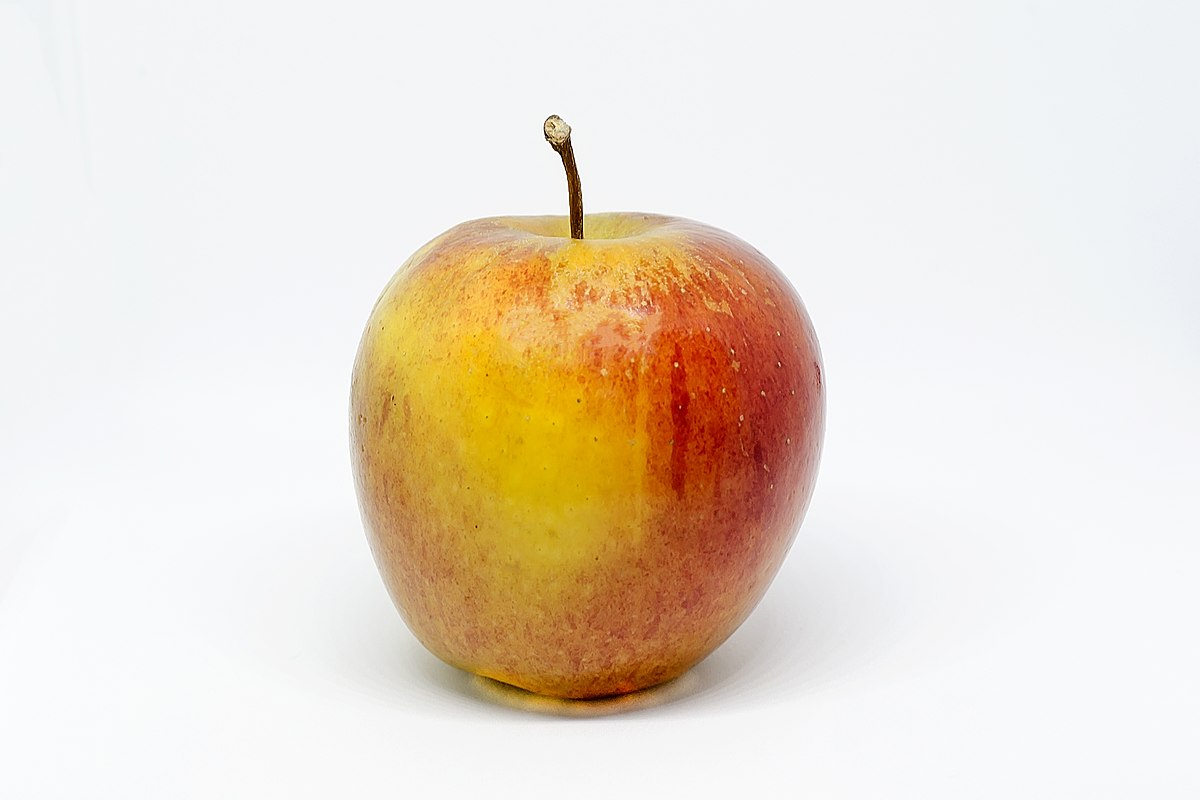
#> input picture Image Matching/images/apple.jpg, 1200 x 800 px, given in place of shape.png, which was not available
$ python Session5.py
#> lines starting #> are read from the running program, lines starting #| are printed output that depends on the picture; after the words box and inside, x2 and y2 are one past the last pixel; in counts of white or black regions, pixels touching at a corner belong together; pictures that were not available may be replaced by others from this repository, and a replacement may not be noted
# Corner Detection -> detecting corner
#1) Harris -> with subpix, without subpix
    # with subpix -> akurasi lebih tingga
#2) FAST -> Feature from segment test
#3) ORB -> Oriented fast and rotated brief

import cv2
import matplotlib.pyplot as plt
import numpy as np

#HARRIS -> cv2.cornerHarris(img(grayscale & float32),size neighborhood,kernel sobel, konstanta harris(0.04,0.06)"semakin besar konstanta, semakin kecil yg kedetect")

#1. load image
img = cv2.imread("shape.png")
#> img is the input picture: shape (800, 1200, 3); mean B, G, R 208, 222, 234
#cv2.imshow('image', img)
#cv2.waitKey(0)

#2. convert to greyscale dan float 32
img_gray = cv2.cvtColor(img, cv2.COLOR_BGR2GRAY)
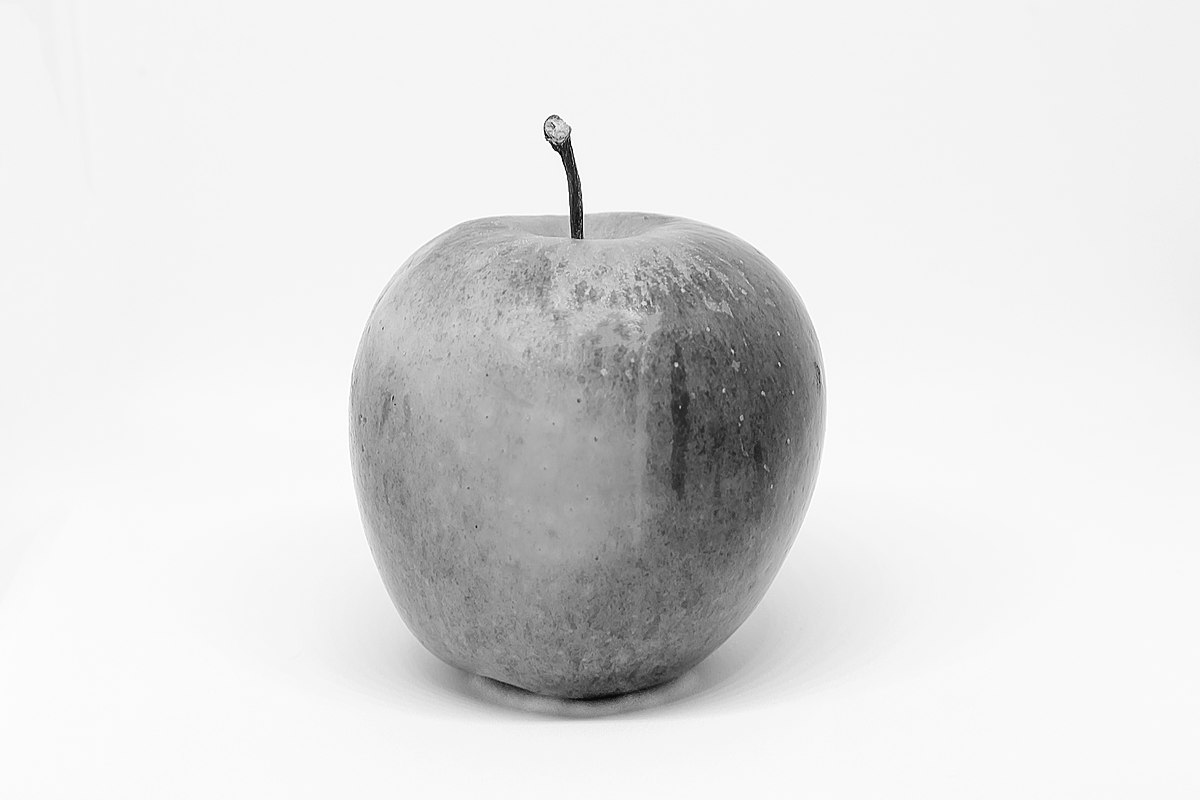
#> img_gray: shape (800, 1200); min 2, max 255, mean 224
#cv2.imshow('images', img_gray)
#cv2.waitKey(0)
img_gray = np.float32(img_gray)

#3. call function
harris_result = cv2.cornerHarris(img_gray, 2, 5, 0.04)
#cv2.imshow('result', harris_result)
#cv2.waitKey(0)

harris_result2 = cv2.cornerHarris(img_gray, 2, 5, 0.06)
#cv2.imshow('result2', harris_result2)
#cv2.waitKey(0)

#without subpix
without_subpix = img.copy()
without_subpix[harris_result > 0.01*harris_result.max()] = [0,0,255]
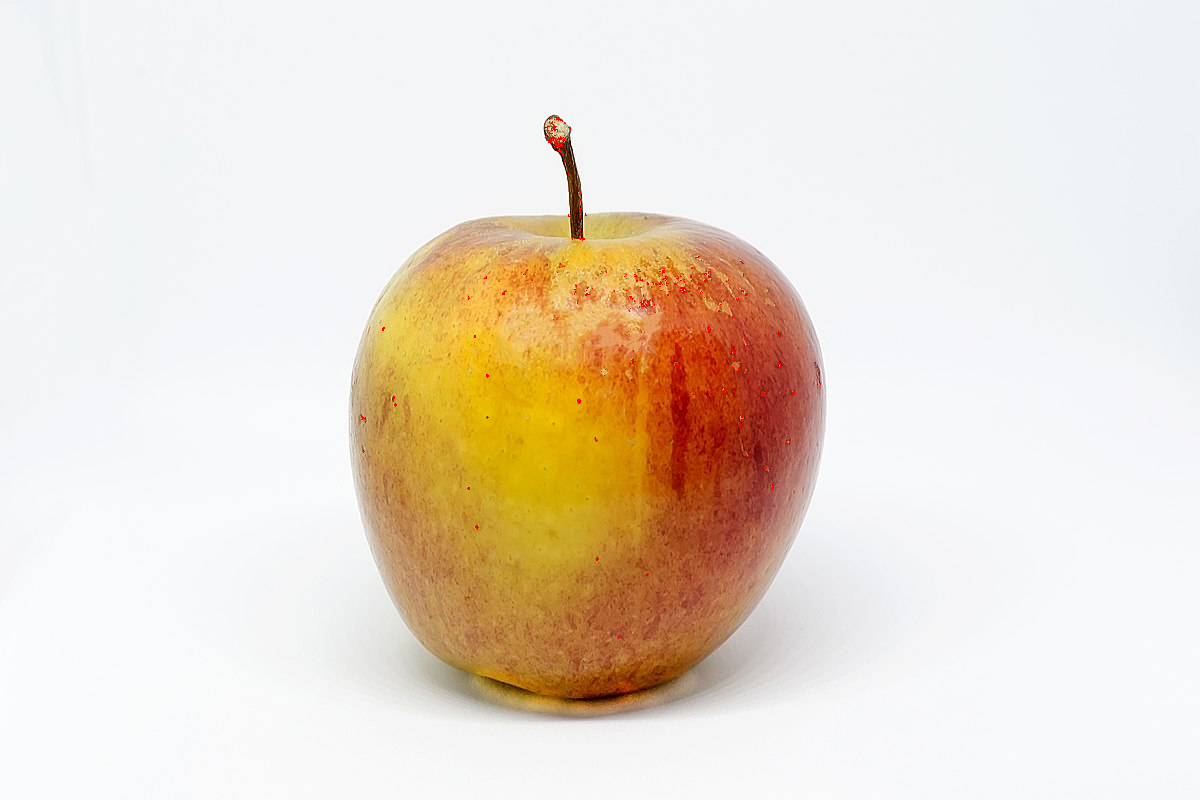
#> without_subpix: shape (800, 1200, 3); 0.11% of pixels changed, all inside (x1, y1, x2, y2) = (361, 117, 821, 662)
without_subpix = cv2.cvtColor(without_subpix, cv2.COLOR_BGR2RGB)
plt.imshow(without_subpix)
plt.show()

#with subpix
#cv2.cornerSubPix(image grayscale float32, centroid, size yg akan kita search(n,n) =>n*2+1 x n*2-1, size yang tidak dipakai (-1,-1), criteria)
#hasilnya array of float corner

#1. pilih titik-titik yg akan di pakai -> threshold
# parameter 1 : image
# parameter 2 : value threshold
# parameter 3 : value color pixel
# parameter 4 : algoritma threshold
# return value -> retVal, threshold
_, thresh = cv2.threshold(harris_result, 0.01*harris_result.max(), 255, cv2.THRESH_BINARY)
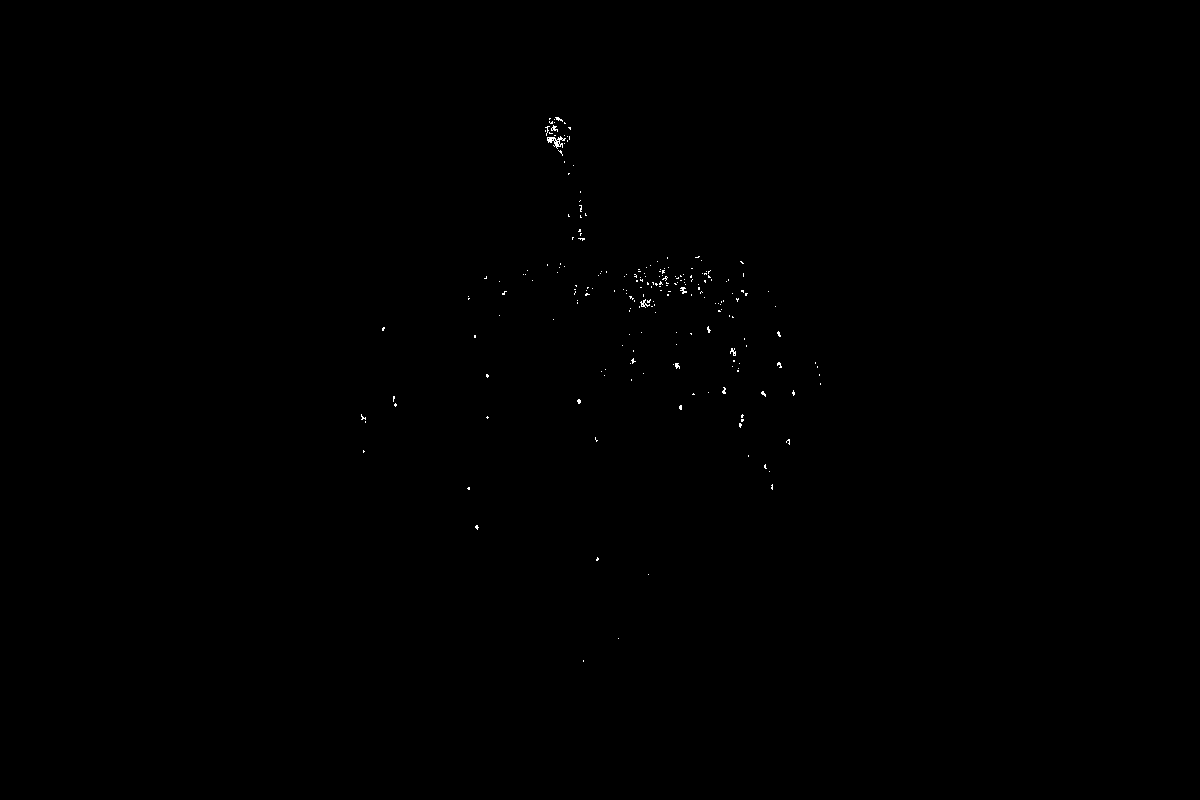
#> thresh: shape (800, 1200) float32; 0.11% white in thin lines or dots, all inside (x1, y1, x2, y2) = (361, 117, 821, 662)

#2. centroid : titik tengah dari pixel-pixel
#retVal, label, stats, centroid
thresh = np.uint8(thresh)
_, _, _, centroid = cv2.connectedComponentsWithStats(thresh)
#> centroid = 221 pairs, first value 362.6 to 820, second value 118.3 to 660.5

#3. criteria : penanda untuk berhentinya algoritma subpix
criteria = (cv2.TERM_CRITERIA_MAX_ITER + cv2.TERM_CRITERIA_EPS, 100, 0.001)
#TERM_CRITERIA_MAX_ITER : untuk nandain kita udah looping keberapa
#TERM_CRITERIA_EPS : untuk nandain perubahan value sebelumnya dengan sekarang
#parameter 2 : max iterasi
#parameter 3 : min value

#4. call function
# centroid -> float32
centroid = np.float32(centroid)
corner_subpix = cv2.cornerSubPix(img_gray, centroid, (2,2), (-1,-1), criteria)
#> corner_subpix = 221 pairs, first value 361.8 to 821, second value 118.3 to 659.6
print(corner_subpix)
#> (printed output is left out)

with_subpix = img.copy()
corner_subpix = np.int16(corner_subpix) #convert ke integer karena mau akses index
#> corner_subpix = 221 pairs, first value 361 to 821, second value 118 to 659

for coor in corner_subpix:
    coor_x = coor[0]
    coor_y = coor[1]

    with_subpix[coor_y, coor_x] = [0,0,255]
#> this loop made 221 passes
#> (coor_x, coor_y) on passes 1 to 3: (599, 399), (558, 118), (549, 118)
#> with_subpix: shape (800, 1200, 3); 0.02% of pixels changed, all inside (x1, y1, x2, y2) = (361, 118, 822, 660)

with_subpix = cv2.cvtColor(with_subpix, cv2.COLOR_BGR2RGB)
plt.imshow(with_subpix)
plt.show()

##FAST

import os #kita mau looping isi file dari suatu directory

for filename in os.listdir("images"):
    #1. load image
    img = cv2.imread("images/" + filename)

    #2. buat object fast
    fast = cv2.FastFeatureDetector_create()

    #3. Detect corner -> cari keypoint
    keypoint = fast.detect(img)
#> keypoint = 6236 keypoints; strongest (x, y, size): (581, 238, 7), (546, 139, 7), (572, 237, 7), (680, 407, 7)

    #4. drawKeypoints
        #parameter 1 : image
        #parameter 2 : keypoint
        #parameter 3 : output img
        #parameter 4 : color
    fast_result = img.copy()
    cv2.drawKeypoints(img,keypoint,fast_result,color = [255,0,0])
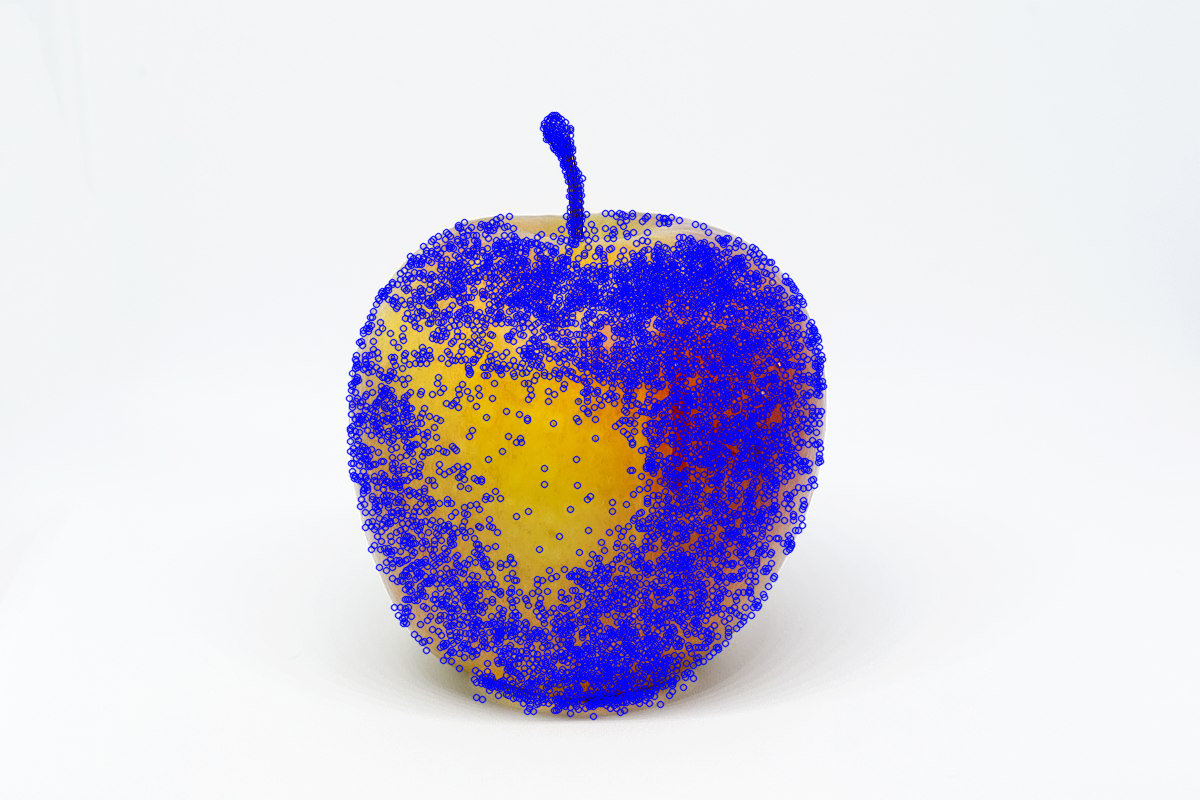
#> fast_result: shape (800, 1200, 3); 14.67% of pixels changed, all inside (x1, y1, x2, y2) = (345, 111, 828, 721)
    cv2.imshow('fast', fast_result)
    cv2.waitKey(0)
#> pass 2 of the loop `for filename in os.listdir("images"):`:
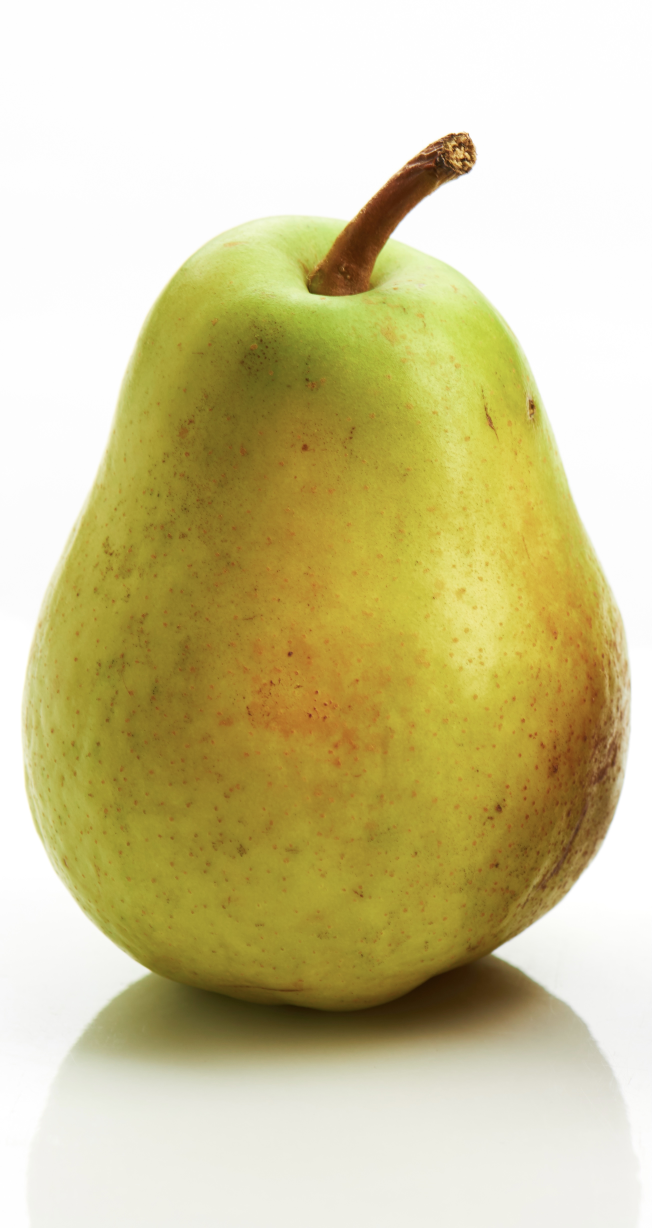
#> input picture Image Matching/images/object.jpg, 2605 x 4912 px, found by its file name (shown at 1/4 size)
#> img is the input picture: shape (4912, 2605, 3); mean B, G, R 150.9, 198.1, 207.1
#> keypoint = 5851 keypoints; strongest (x, y, size): (1847, 658, 7), (1793, 546, 7), (1814, 597, 7), (1876, 557, 7)
#> `cv2.drawKeypoints(img,keypoint,fast_result,color = [255,0,0])`:
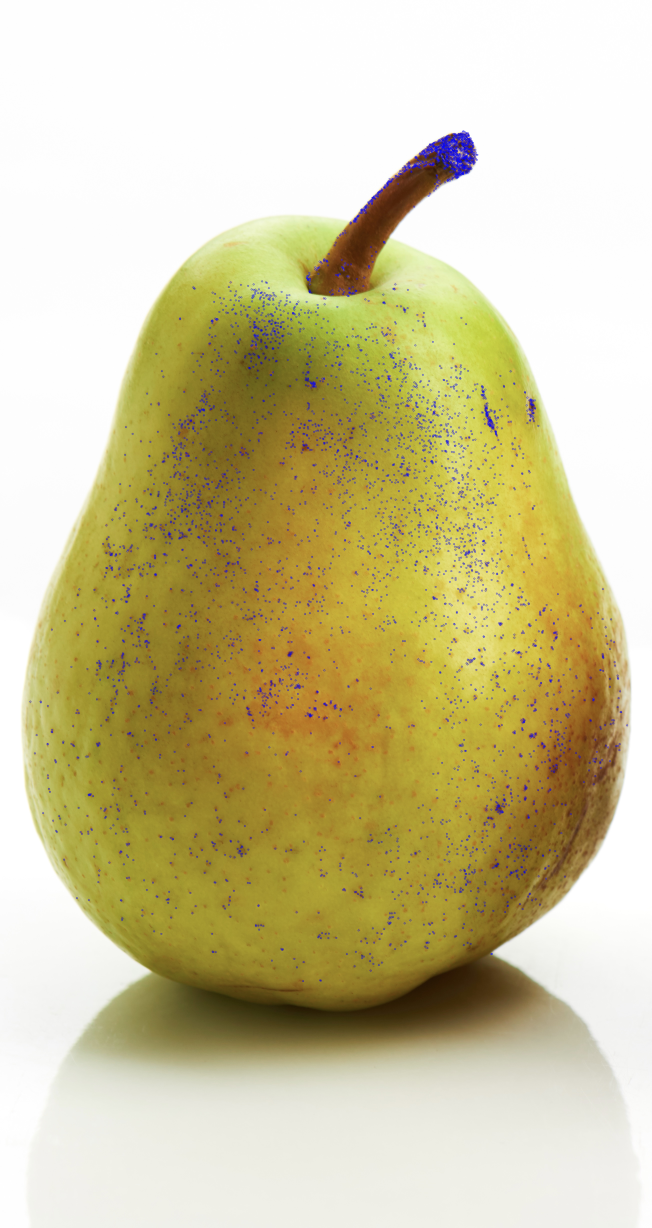
#> fast_result: shape (4912, 2605, 3) (shown at 1/4 size); mean B, G, R 152.7, 196.7, 205.5

##ORB

for filename in os.listdir("images"):
    #1. load image
    img = cv2.imread("images/" + filename)

    #2. buat object ORB
    img = cv2.ORB_create()

    #3. detect corner
#> (the run stopped early here; a loop or call above may not have finished)
